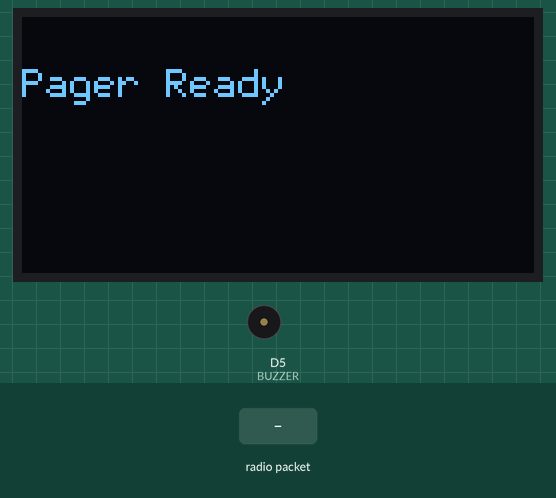
Simulated run of this sketch. Board: ESP8266 (NodeMCU). On the bench: 128×64 one-colour display, buzzer (waves = sounding). Inputs (shaded band) come from the test bench.

Above: at 1.2 s.
1.3 s: radio packet "#" arrives
At 1.6 s:
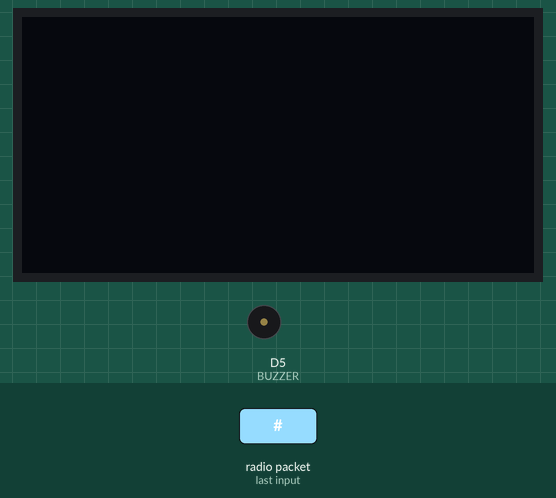
At 2.86 s:
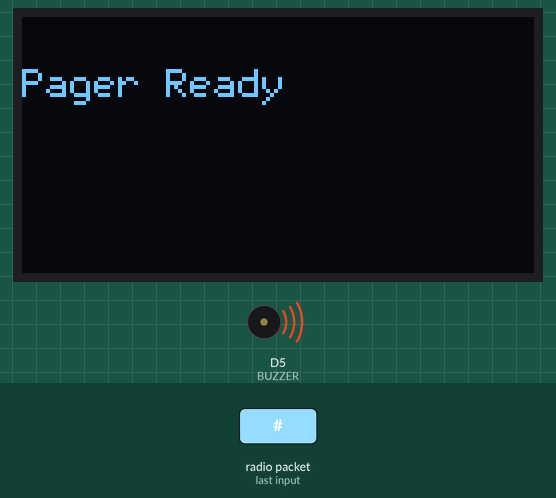
4.3 s: radio packet "1" arrives
At 5.2 s:
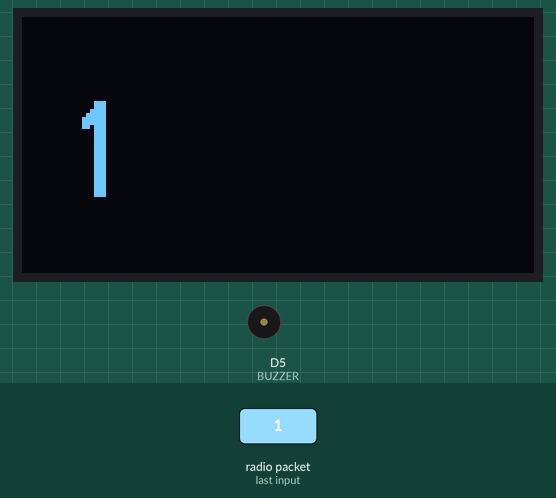
Timing chart, 0 to 7.3 s (numbered marks = the images above; inputs shaded):
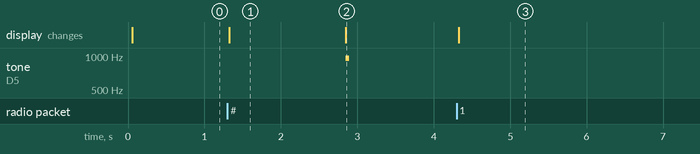

The sketch:

Latest_code_of_reciver.ino
```cpp
#include <ESP8266WiFi.h>
#include <espnow.h>
#include <U8g2lib.h>

#define BUZZER D5

U8G2_SSD1306_128X64_NONAME_F_HW_I2C u8g2(U8G2_R0);

// Accept from any sender
uint8_t broadcastMac[] = {0xFF,0xFF,0xFF,0xFF,0xFF,0xFF};

// Buffer for 4 digits
char buffer[5];
int indexPos = 0;

// -------- PASSIVE BUZZER --------
void beep(int durationMs) {
  unsigned long start = millis();
  while (millis() - start < durationMs) {
    digitalWrite(BUZZER, HIGH);
    delayMicroseconds(500);
    digitalWrite(BUZZER, LOW);
    delayMicroseconds(500);
  }
}

// -------- RESET RECEIVER STATE --------
void resetPager() {
  indexPos = 0;
  memset(buffer, 0, sizeof(buffer));

  u8g2.clearBuffer();
  u8g2.setFont(u8g2_font_6x12_tf);
  u8g2.drawStr(0, 20, "Pager Ready");
  u8g2.sendBuffer();
}

// -------- ESP-NOW RECEIVE --------
void onReceive(uint8_t *mac, uint8_t *data, uint8_t len) {

  char receivedChar = (char)data[0];

  // END / RESET COMMAND
  if (receivedChar == '#') {
    buffer[indexPos] = '\0';

    // Show final number
    u8g2.clearBuffer();
    u8g2.setFont(u8g2_font_logisoso24_tf);
    u8g2.drawStr(10, 45, buffer);
    u8g2.sendBuffer();

    // Beep
    beep(500);

    delay(1000);   // keep number visible for 1 sec
    resetPager();
    return;
  }

  // DIGITS
  if (receivedChar >= '0' && receivedChar <= '9' && indexPos < 4) {
    buffer[indexPos++] = receivedChar;
    buffer[indexPos] = '\0';

    u8g2.clearBuffer();
    u8g2.setFont(u8g2_font_logisoso24_tf);
    u8g2.drawStr(10, 45, buffer);
    u8g2.sendBuffer();
  }
}

void setup() {
  pinMode(BUZZER, OUTPUT);

  WiFi.mode(WIFI_STA);
  WiFi.disconnect();
  wifi_set_channel(1);

  esp_now_init();
  esp_now_set_self_role(ESP_NOW_ROLE_SLAVE);
  esp_now_add_peer(broadcastMac, ESP_NOW_ROLE_CONTROLLER, 1, NULL, 0);
  esp_now_register_recv_cb(onReceive);

  u8g2.begin();
  resetPager();
}

void loop() {}
```

Measured:
- after the input at 1.3 s, tone on D5 (BUZZER): silent → 954 Hz after 1.6 s, → silent 0.04 s later; the display: changes at once (image 1)
- after the input at 4.3 s, the display: changes at once (image 3)
- what the display in image 1 shows lasts 1.6 s, from 1.3 s to 2.9 s
